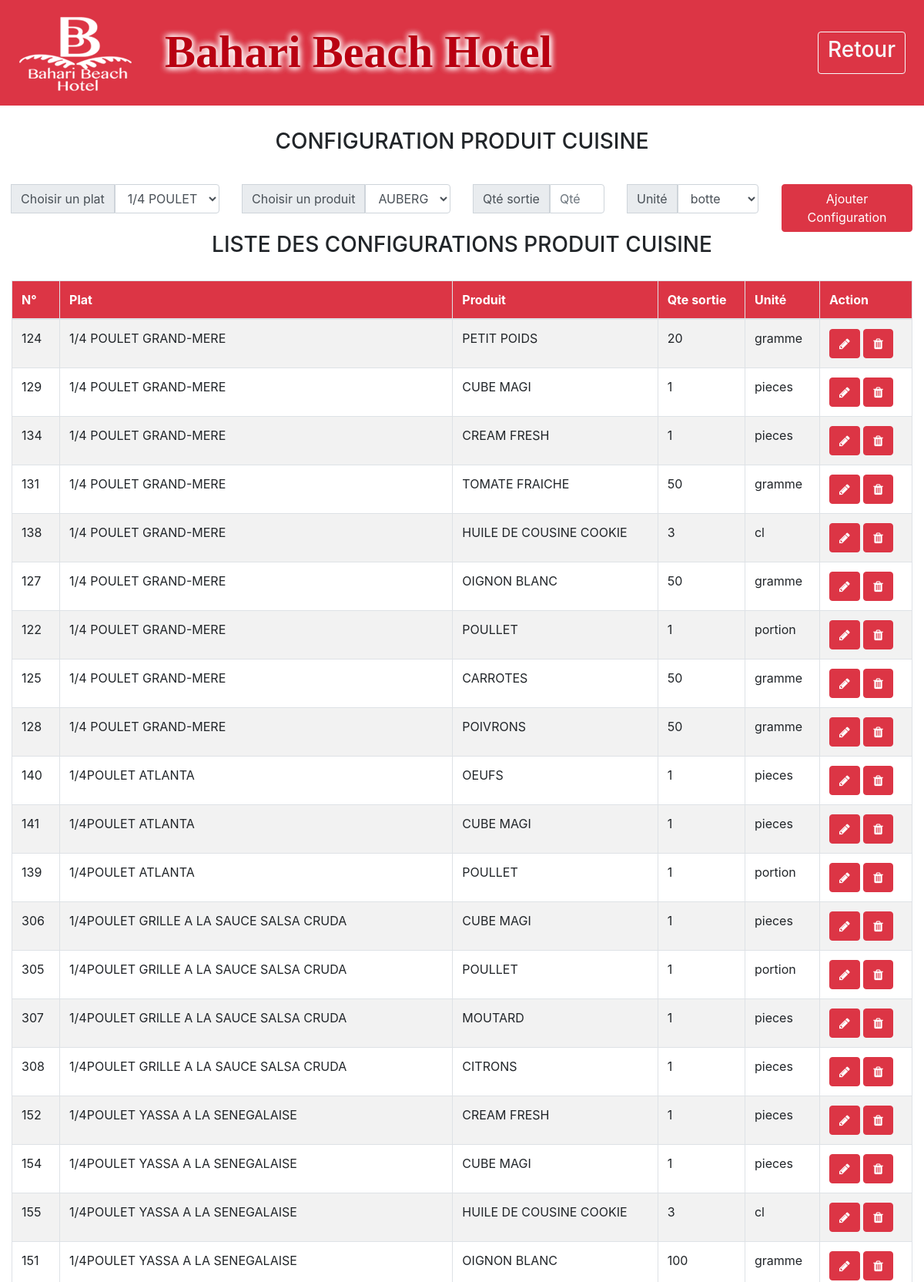
Page /php/pages/confNour.php (signed in, upper part) on the committed database.
### tables this page shows
CREATE TABLE IF NOT EXISTS `configcuisine` (
  `idConfCuisine` int(11) NOT NULL AUTO_INCREMENT,
  `idPlat` int(11) NOT NULL,
  `idStockCuis` int(11) NOT NULL,
  `qteSortie` double NOT NULL,
  `unite` varchar(20) NOT NULL,
  PRIMARY KEY (`idConfCuisine`),
  KEY `idPlat` (`idPlat`),
  KEY `idStockCuis` (`idStockCuis`)
);

CREATE TABLE IF NOT EXISTS `plat` (
  `idPlat` int(11) NOT NULL AUTO_INCREMENT,
  `designPlat` varchar(50) NOT NULL,
  `puPlat` double NOT NULL,
  `idCatPlat` int(11) NOT NULL,
  PRIMARY KEY (`idPlat`),
  KEY `idCatPlat` (`idCatPlat`)
);

CREATE TABLE IF NOT EXISTS `prodnour` (
  `idNour` int(11) NOT NULL AUTO_INCREMENT,
  `designNour` varchar(50) NOT NULL,
  `qnteNour` double NOT NULL,
  `puNour` double NOT NULL,
  `nbUniteNour` int(11) NOT NULL,
  `valUnitNour` double NOT NULL,
  `unite` varchar(20) NOT NULL,
  `idCatNour` smallint(2) NOT NULL,
  PRIMARY KEY (`idNour`),
  KEY `idCatNour` (`idCatNour`)
);

### php/pages/confNour.php (the view, shortened to what this page needs)
<?php
	require_once('bd_cnx.php');
?>
<!DOCTYPE html>
<html>
<head>
	<link rel="stylesheet" type="text/css" href="bootstrap/font-awesome-4.3.0/css/font-awesome.min.css">
	<link rel="stylesheet" type="text/css" href="bootstrap/css/bootstrap.min.css">
	<link rel="stylesheet" type="text/css" href="bootstrap/css/style.css">
</head>
<body>
	<nav class="navbar navbar-expand-lg navbar-dark bg-danger">
		<a class="navbar-brand" href="#"><img src="fichiers/photos/bbh_logos.png" class="bbh">
		</a>
		<div class="collapse navbar-collapse" id="navbarSupportedContent">
			<marquee behavior="alternate" >
                        <h1 id="h1_bbh_title" style="font-size: 60px; font-family: century gothic; font-weight: bold; margin-top: 2px; margin-left: 10px; color: #b90112; padding-top: 3px;text-shadow: 8px 8px 2px white; text-shadow: 0 0 10px white, 0 0 10px white,0 0 10px white;">Bahari Beach Hotel</h1></marquee>
			<ul class="navbar-nav ml-auto">
				<li class="nav-item active">
					<a class="nav-link" href="../admin.php"><button type="button" class="btn btn-outline-light connexion"><h3>Retour</h3></button><span class="sr-only">(current)</span></a>
				</li>
			</ul>
		</div>
	</nav>
	<div class="container-fluid spacer">
			<div class="row ">
				<div class="col-md-12">
					<h3 class="text-center"> CONFIGURATION PRODUIT CUISINE</h3>
				</div>
			</div>
			<form action="" method="POST" class="spacer">
				<div class="row">
		           		<div class="col-md-3 ">
		           			<div class="input-group mb-4">
	                        	<div class="input-group-append">
			           				<span class="input-group-text"> Choisir un plat </span>
			           			</div>
			           			<select id="select" class="form-control" name="idPlat" required="">
		                                <?php
		                                    $select_id = $bd->query('SELECT * FROM plat ORDER BY designPlat');
		                                    while($selec_id = $select_id->fetch()){
		                                ?>
		                                <option value=" <?php echo $selec_id['idPlat']  ?>">
		                                <?php echo $selec_id['designPlat'];  ?>
		                                </option>
		                                 <?php  }  ?>
	                        	</select>
		           			</div>
		           		</div>
		           		<div class="col-md-3 ">
		           			<div class="input-group mb-4">
	                        	<div class="input-group-append">
			           				<span class="input-group-text"> Choisir un produit</span>
			           			</div>
			           			<select id="select" class="form-control" name="idProd" required="">
		                            <?php
			                               	$select_id = $bd->query('SELECT * FROM stockcuisine AS A INNER JOIN prodnour AS B ON B.idNour=A.idNour ORDER BY designNour');
			                               	while($selec_id = $select_id->fetch()){
			                                   	?>
			                               	<option value=" <?php echo $selec_id['idStockCuis']  ?>">
			                                    	<?php echo $selec_id['designNour'];  ?>
			                               	</option>
			                            	<?php  }
			                            ?>
	                        	</select>
                        	</div>
		           		</div>
		           		<div class="col-md-2 ">
		           			<div class="input-group mb-4">
	                        	<div class="input-group-append">
			           				<span class="input-group-text"> Qté sortie</span>
			           			</div>
			           			<input type="text" name="qnteSortie" class="form-control" placeholder="Qté" required="" autocomplete="off">
                        	</div>
		           		</div>
		           		<div class="col-md-2 ">
		           			<div class="input-group mb-4">
			           			<div class="input-group-append">
			           				<span class="input-group-text"> Unité</span>
			           			</div>
			           			<select class="form-control" name="unite" id="list" required>
									<option value=botte>botte</option>
								</select>
		           			</div>
		           		</div>
		           		<div class="col-md-2 ">
		           			<button type="submit" class="btn btn-danger btn-block" name="save">Ajouter Configuration</button>
		           		</div>
		    	</div>
			</form>
			<div class="row">
				<div class="col-md-12">
					<h3 class="text-center"> LISTE DES CONFIGURATIONS PRODUIT CUISINE</h3>
		          <div class="row spacer">
		          	 <div class="col-12">
		 				<table id="tab" class="display table table-bordered table-striped table">
			          	<thead>
			          		<tr style="font-weight:bold" class="btn-danger">
			          			<th>N°</th>
	                            <th>Plat</th>
	                            <th>Produit</th>
	                            <th>Qte sortie</th>
	                            <th>Unité</th>
	                            <th>Action</th>
			          		</tr>
			          	</thead>
			          	<tbody>
			          		<?php
			          			$limit=2000;
								$page = isset($_GET['page'])?$_GET['page']:1;
								$start = ($page-1)*$limit;
								$req = $bd->query("SELECT * FROM configcuisine AS A,plat as B,stockcuisine as C,prodnour AS D WHERE A.idStockCuis=C.idStockCuis AND A.idPlat=B.idPlat  AND C.idNour=D.idNour   ORDER BY B.designPlat LIMIT  $start,$limit");
			          			while($don=$req->fetch()):
			          				?>
			          		<tr>
	                                <td><?php echo $don['idConfCuisine'] ?></td>
	                                <td><?php echo $don['designPlat'] ?></td>
	                                <td><?php echo $don['designNour'] ?></td>
	                                <td><?php echo $don['qteSortie'] ?></td>
	                                <td><?php echo $don['unite'] ?></td>
									<td>
										<button type="button" class="btn btn-danger supBtn"><span class="fa fa-pencil"></span>
										</button>
										<button type="button" class="btn btn-danger editBtn"><span class="fa fa-trash"></span>
										</button>
									</td>
							</tr>
			          		<?php endwhile;?>
			          	</tbody>
			          </table>
		          	 </div>
		          </div>
		    	</div>
			</div>
	</div>
</body>
</html>

### php/pages/confNour.php (style rules this page uses)
.spacer { margin-top:30px; }
.bbh { width:100%; height:100%; }
#h1_bbh_title { font-family: Buxton Sketch; font-size:4em; font-weight: bold; margin-top: 2px; margin-left: 10px; color: white; padding-top: 3px; }

### rows in the picture
configcuisine: idConfCuisine "124", idPlat.designPlat "1/4 POULET GRAND-MERE", prodnour.designNour "PETIT POIDS", qteSortie "20", prodnour.unite "gramme"
configcuisine: idConfCuisine "129", idPlat.designPlat "1/4 POULET GRAND-MERE", prodnour.designNour "CUBE MAGI", qteSortie "1", prodnour.unite "pieces"
configcuisine: idConfCuisine "134", idPlat.designPlat "1/4 POULET GRAND-MERE", prodnour.designNour "CREAM FRESH", qteSortie "1", prodnour.unite "pieces"
configcuisine: idConfCuisine "131", idPlat.designPlat "1/4 POULET GRAND-MERE", prodnour.designNour "TOMATE FRAICHE", qteSortie "50", prodnour.unite "gramme"
configcuisine: idConfCuisine "138", idPlat.designPlat "1/4 POULET GRAND-MERE", prodnour.designNour "HUILE DE COUSINE COOKIE", qteSortie "3", prodnour.unite "cl"
configcuisine: idConfCuisine "127", idPlat.designPlat "1/4 POULET GRAND-MERE", prodnour.designNour "OIGNON BLANC", qteSortie "50", prodnour.unite "gramme"
configcuisine: idConfCuisine "122", idPlat.designPlat "1/4 POULET GRAND-MERE", prodnour.designNour "POULLET", qteSortie "1", prodnour.unite "portion"
configcuisine: idConfCuisine "125", idPlat.designPlat "1/4 POULET GRAND-MERE", prodnour.designNour "CARROTES", qteSortie "50", prodnour.unite "gramme"
configcuisine: idConfCuisine "128", idPlat.designPlat "1/4 POULET GRAND-MERE", prodnour.designNour "POIVRONS", qteSortie "50", prodnour.unite "gramme"
configcuisine: idConfCuisine "140", idPlat.designPlat "1/4POULET ATLANTA", prodnour.designNour "OEUFS", qteSortie "1", prodnour.unite "pieces"
configcuisine: idConfCuisine "141", idPlat.designPlat "1/4POULET ATLANTA", prodnour.designNour "CUBE MAGI", qteSortie "1", prodnour.unite "pieces"
configcuisine: idConfCuisine "139", idPlat.designPlat "1/4POULET ATLANTA", prodnour.designNour "POULLET", qteSortie "1", prodnour.unite "portion"
configcuisine: idConfCuisine "306", idPlat.designPlat "1/4POULET GRILLE A LA SAUCE SALSA CRUDA", prodnour.designNour "CUBE MAGI", qteSortie "1", prodnour.unite "pieces"
configcuisine: idConfCuisine "305", idPlat.designPlat "1/4POULET GRILLE A LA SAUCE SALSA CRUDA", prodnour.designNour "POULLET", qteSortie "1", prodnour.unite "portion"
configcuisine: idConfCuisine "307", idPlat.designPlat "1/4POULET GRILLE A LA SAUCE SALSA CRUDA", prodnour.designNour "MOUTARD", qteSortie "1", prodnour.unite "pieces"
configcuisine: idConfCuisine "308", idPlat.designPlat "1/4POULET GRILLE A LA SAUCE SALSA CRUDA", prodnour.designNour "CITRONS", qteSortie "1", prodnour.unite "pieces"
configcuisine: idConfCuisine "152", idPlat.designPlat "1/4POULET YASSA A LA SENEGALAISE", prodnour.designNour "CREAM FRESH", qteSortie "1", prodnour.unite "pieces"
configcuisine: idConfCuisine "154", idPlat.designPlat "1/4POULET YASSA A LA SENEGALAISE", prodnour.designNour "CUBE MAGI", qteSortie "1", prodnour.unite "pieces"
configcuisine: idConfCuisine "155", idPlat.designPlat "1/4POULET YASSA A LA SENEGALAISE", prodnour.designNour "HUILE DE COUSINE COOKIE", qteSortie "3", prodnour.unite "cl"
configcuisine: idConfCuisine "151", idPlat.designPlat "1/4POULET YASSA A LA SENEGALAISE", prodnour.designNour "OIGNON BLANC", qteSortie "100", prodnour.unite "gramme"

### other values in the picture
form field idPlat "1/4 POULET GRAND-MERE"
form field idProd "AUBERGINE"
